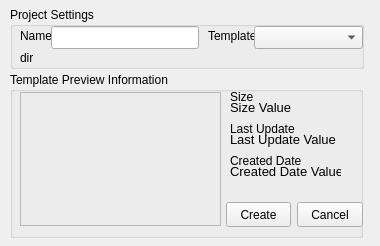
<ui version="4.0" >
 <class>NewProjectPageClass</class>
 <widget class="QWidget" name="NewProjectPageClass" >
  <property name="windowModality" >
   <enum>Qt::ApplicationModal</enum>
  </property>
  <property name="geometry" >
   <rect>
    <x>0</x>
    <y>0</y>
    <width>380</width>
    <height>246</height>
   </rect>
  </property>
  <property name="font" >
   <font>
    <family>Arial</family>
    <weight>50</weight>
    <italic>false</italic>
    <bold>false</bold>
   </font>
  </property>
  <property name="windowTitle" >
   <string>Create a New Project</string>
  </property>
  <property name="styleSheet" >
   <string notr="true" />
  </property>
  <widget class="QGroupBox" name="groupBox" >
   <property name="geometry" >
    <rect>
     <x>10</x>
     <y>7</y>
     <width>354</width>
     <height>62</height>
    </rect>
   </property>
   <property name="title" >
    <string>Project Settings</string>
   </property>
   <widget class="QComboBox" name="TemplateList" >
    <property name="enabled" >
     <bool>true</bool>
    </property>
    <property name="geometry" >
     <rect>
      <x>244</x>
      <y>19</y>
      <width>109</width>
      <height>23</height>
     </rect>
    </property>
   </widget>
   <widget class="QLabel" name="label" >
    <property name="geometry" >
     <rect>
      <x>198</x>
      <y>20</y>
      <width>46</width>
      <height>18</height>
     </rect>
    </property>
    <property name="text" >
     <string>Template</string>
    </property>
   </widget>
   <widget class="QLabel" name="label_7" >
    <property name="geometry" >
     <rect>
      <x>10</x>
      <y>20</y>
      <width>31</width>
      <height>18</height>
     </rect>
    </property>
    <property name="text" >
     <string>Name</string>
    </property>
   </widget>
   <widget class="QLineEdit" name="NameTextEdit" >
    <property name="geometry" >
     <rect>
      <x>41</x>
      <y>19</y>
      <width>148</width>
      <height>23</height>
     </rect>
    </property>
   </widget>
   <widget class="QLabel" name="DirectoryTextEdit" >
    <property name="geometry" >
     <rect>
      <x>10</x>
      <y>42</y>
      <width>343</width>
      <height>18</height>
     </rect>
    </property>
    <property name="text" >
     <string>dir</string>
    </property>
   </widget>
  </widget>
  <widget class="QGroupBox" name="groupBox_2" >
   <property name="geometry" >
    <rect>
     <x>10</x>
     <y>72</y>
     <width>353</width>
     <height>166</height>
    </rect>
   </property>
   <property name="title" >
    <string>Template Preview Information</string>
   </property>
   <widget class="QFrame" name="PreviewImageFrame" >
    <property name="geometry" >
     <rect>
      <x>10</x>
      <y>20</y>
      <width>201</width>
      <height>134</height>
     </rect>
    </property>
    <property name="frameShape" >
     <enum>QFrame::StyledPanel</enum>
    </property>
    <widget class="QLabel" name="PreviewImage" >
     <property name="geometry" >
      <rect>
       <x>0</x>
       <y>0</y>
       <width>200</width>
       <height>133</height>
      </rect>
     </property>
    </widget>
   </widget>
   <widget class="QLabel" name="TemplatePreviewCreatedDateLabel" >
    <property name="geometry" >
     <rect>
      <x>220</x>
      <y>80</y>
      <width>75</width>
      <height>17</height>
     </rect>
    </property>
    <property name="text" >
     <string>Created Date</string>
    </property>
   </widget>
   <widget class="QLabel" name="TemplatePreviewLastUpdateValue" >
    <property name="geometry" >
     <rect>
      <x>220</x>
      <y>58</y>
      <width>111</width>
      <height>20</height>
     </rect>
    </property>
    <property name="text" >
     <string>&lt;html>&lt;head>&lt;meta name="qrichtext" content="1" />&lt;style type="text/css">
p, li { white-space: pre-wrap; }
&lt;/style>&lt;/head>&lt;body style=" font-family:'MS Shell Dlg 2'; font-size:8.25pt; font-weight:400; font-style:normal;">
&lt;p style=" margin-top:0px; margin-bottom:0px; margin-left:0px; margin-right:0px; -qt-block-indent:0; text-indent:0px; font-size:8pt;">&lt;span style=" font-size:10pt;">Last Update Value&lt;/span>&lt;/p>&lt;/body>&lt;/html></string>
    </property>
   </widget>
   <widget class="QLabel" name="TemplatePreviewSizeValue" >
    <property name="geometry" >
     <rect>
      <x>220</x>
      <y>26</y>
      <width>151</width>
      <height>20</height>
     </rect>
    </property>
    <property name="text" >
     <string>&lt;html>&lt;head>&lt;meta name="qrichtext" content="1" />&lt;style type="text/css">
p, li { white-space: pre-wrap; }
&lt;/style>&lt;/head>&lt;body style=" font-family:'MS Shell Dlg 2'; font-size:8.25pt; font-weight:400; font-style:normal;">
&lt;p style=" margin-top:0px; margin-bottom:0px; margin-left:0px; margin-right:0px; -qt-block-indent:0; text-indent:0px; font-size:8pt;">&lt;span style=" font-size:10pt;">Size Value&lt;/span>&lt;/p>&lt;/body>&lt;/html></string>
    </property>
   </widget>
   <widget class="QLabel" name="TemplatePreviewCreatedDateValue" >
    <property name="geometry" >
     <rect>
      <x>220</x>
      <y>90</y>
      <width>111</width>
      <height>20</height>
     </rect>
    </property>
    <property name="text" >
     <string>&lt;html>&lt;head>&lt;meta name="qrichtext" content="1" />&lt;style type="text/css">
p, li { white-space: pre-wrap; }
&lt;/style>&lt;/head>&lt;body style=" font-family:'MS Shell Dlg 2'; font-size:8.25pt; font-weight:400; font-style:normal;">
&lt;p style=" margin-top:0px; margin-bottom:0px; margin-left:0px; margin-right:0px; -qt-block-indent:0; text-indent:0px; font-size:8pt;">&lt;span style=" font-size:10pt;">Created Date Value&lt;/span>&lt;/p>&lt;/body>&lt;/html></string>
    </property>
   </widget>
   <widget class="QLabel" name="TemplatePreviewLastUpdateLabel" >
    <property name="geometry" >
     <rect>
      <x>220</x>
      <y>48</y>
      <width>71</width>
      <height>17</height>
     </rect>
    </property>
    <property name="text" >
     <string>Last Update</string>
    </property>
   </widget>
   <widget class="QLabel" name="TemplatePreviewSizeLabel" >
    <property name="geometry" >
     <rect>
      <x>220</x>
      <y>16</y>
      <width>66</width>
      <height>17</height>
     </rect>
    </property>
    <property name="text" >
     <string>Size</string>
    </property>
   </widget>
   <widget class="QPushButton" name="newProjectCreateButton" >
    <property name="geometry" >
     <rect>
      <x>216</x>
      <y>130</y>
      <width>65</width>
      <height>25</height>
     </rect>
    </property>
    <property name="text" >
     <string>Create</string>
    </property>
   </widget>
   <widget class="QPushButton" name="newProjectCreateButton_2" >
    <property name="geometry" >
     <rect>
      <x>287</x>
      <y>130</y>
      <width>66</width>
      <height>25</height>
     </rect>
    </property>
    <property name="text" >
     <string>Cancel</string>
    </property>
   </widget>
  </widget>
 </widget>
 <layoutdefault spacing="6" margin="11" />
 <resources>
  <include location="../../source/torque3dfrontloader.qrc" />
 </resources>
 <connections>
  <connection>
   <sender>newProjectCreateButton_2</sender>
   <signal>clicked()</signal>
   <receiver>NewProjectPageClass</receiver>
   <slot>close()</slot>
   <hints>
    <hint type="sourcelabel" >
     <x>457</x>
     <y>429</y>
    </hint>
    <hint type="destinationlabel" >
     <x>530</x>
     <y>411</y>
    </hint>
   </hints>
  </connection>
 </connections>
</ui>
